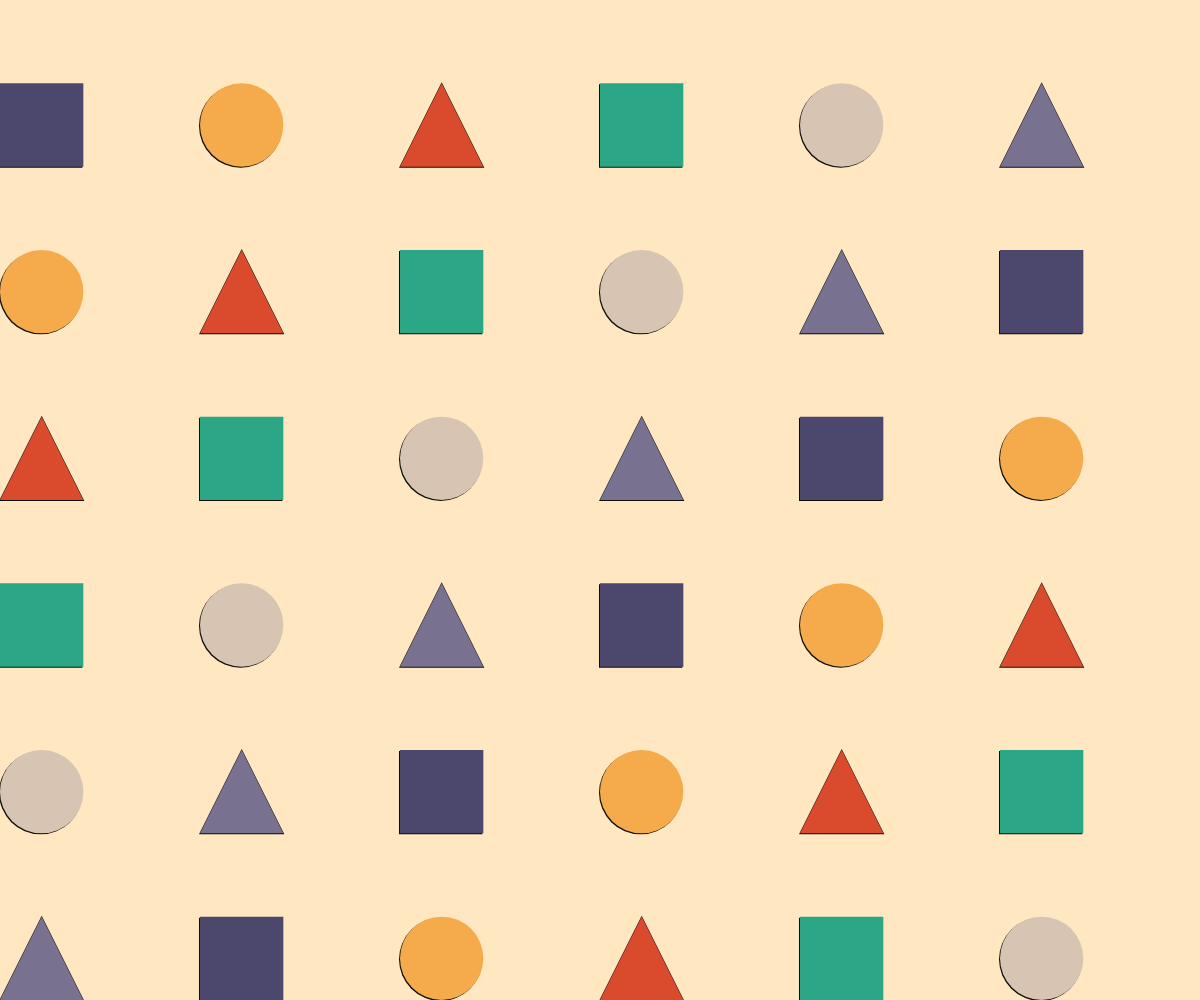
Frame 1 (no input)
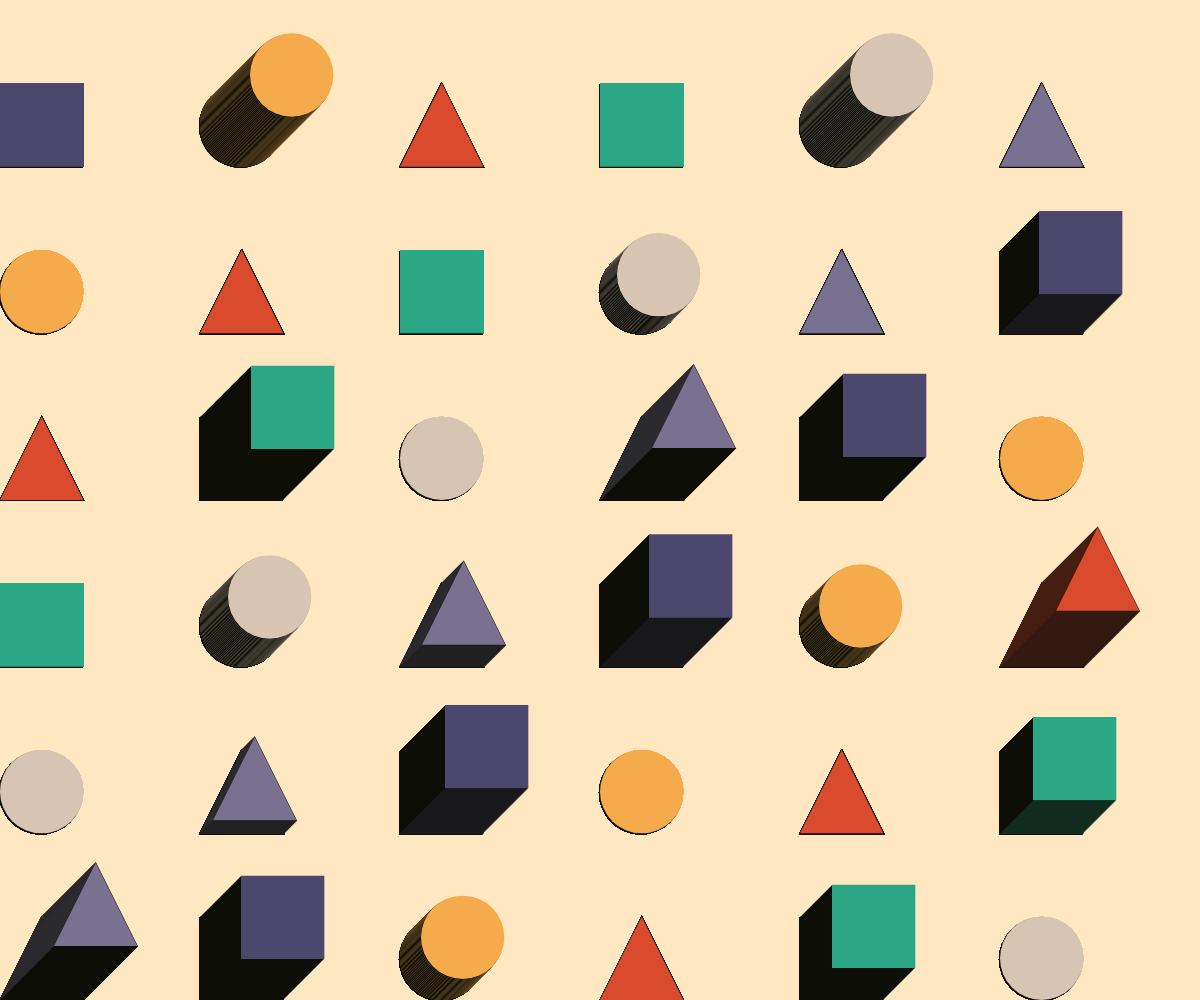
Frame 60 (no input)
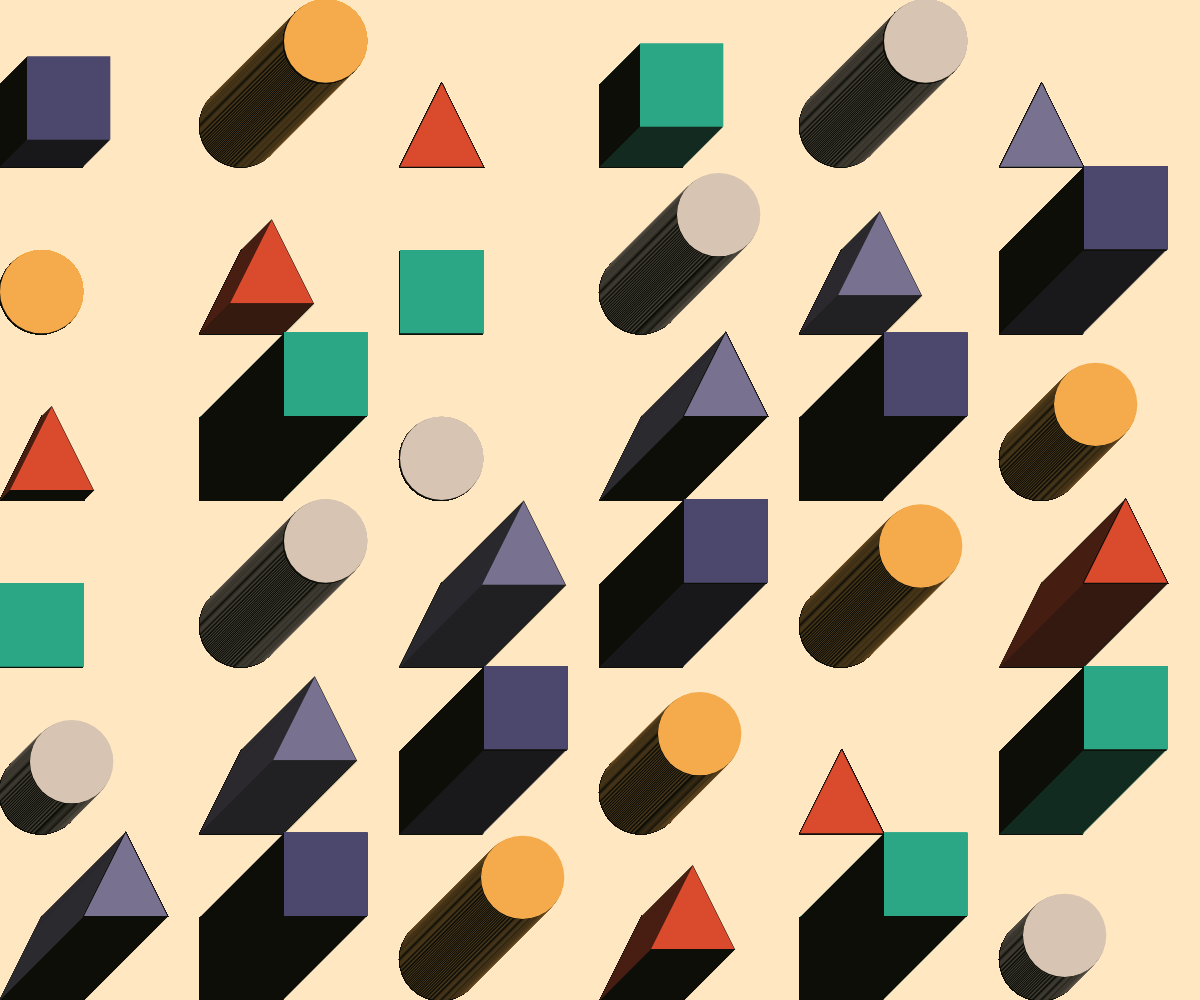
Frame 120 (the mouse pressed at the canvas centre since frame 60)

The p5.js sketch that drew these frames (run headless with seeded random() and noise() and a simulated clock; from frame 60 on, the mouse is pressed at the canvas centre):

// p5.js sketch
// ── sketch.js
let colors = ["#4C476C", "#F5AB4B", "#DA4B2E", "#2BA786", "#D7C4B2", "#797190"];
let grid = 6;
let shapes = [];


function setup() {
  createCanvas(windowWidth, windowHeight); // canvas del tamaño de la ventana
  background("#ffe7c1");
  noStroke();

  // distribuyo figuras en la grilla
  for (let y = height / grid / 2; y < height; y += height / grid) { //recorro el eje y para ubicar las filas
    for (let x = 0; x < width; x += width / grid) { //recorro el eje x para ubicar las columnas
      let colorIndex = (x / (width / grid) + floor(y / (height / grid))) % colors.length; //calculo el índice del color basado en la posición
      let c = colors[colorIndex]; //asigno el color
      // alternar entre 3 figuras: cuadrado, círculo y triángulo
      let shapeType = (x / (width / grid) + floor(y / (height / grid))) % 3; // determino que figura dibujar
      if (shapeType === 0) {
        shapes.push(new Box(x, y, c)); // 0 es cuadrado
      } else if (shapeType === 1) {
        shapes.push(new CircleShape(x, y, c)); // 1 es círculo
      } else {
        shapes.push(new TriangleShape(x, y, c)); // 2 es triángulo
      }
    }
  }
}

function draw() {
  shapes.forEach((shape) => { // recorro todas las figuras
    shape.show(); // dibujo la figura
    shape.move && shape.move(); // si tiene método move, lo llamo
    if (shape.speed !== undefined && random(1) < 0.01) shape.speed = 1; // inicio el movimiento aleatoriamente
  });
}

// clase base para las figuras
class ShapeBase {
  constructor(x, y, color) {  // constructor común para todas las figuras
    this.start = x;
    this.x = x;
    this.y = y;
    this.speed = 0;
    this.size = min(width, height) / grid / 2;
    this.color = color;
  }
  move() { // método de movimiento común
    if (this.x < this.start + this.size) {
      this.x += this.speed;
      this.y -= this.speed;
    }
  }
}

// figura 1: cuadrado
class Box extends ShapeBase {
  show() { 
    fill("#0d0e08");
    square(this.x - 1, this.y + 1, this.size);
    fill(this.color);
    square(this.x, this.y, this.size);
  }
}

// figura 2: círculo
class CircleShape extends ShapeBase {
  show() {
    fill("#0d0e08");
    ellipse(this.x + this.size / 2 - 1, this.y + this.size / 2 + 1, this.size);
    fill(this.color);
    ellipse(this.x + this.size / 2, this.y + this.size / 2, this.size);
  }
}

// figura 3: triángulo
class TriangleShape extends ShapeBase {
  show() {
    fill("#0d0e08");
    triangle(
      this.x - 1, this.y + this.size + 1,
      this.x + this.size / 2, this.y - 1,
      this.x + this.size + 1, this.y + this.size + 1
    );
    fill(this.color);
    triangle(
      this.x, this.y + this.size,
      this.x + this.size / 2, this.y,
      this.x + this.size, this.y + this.size
    );
  }
}

// ── style.css
html, body {
  margin: 0;
  padding: 0;
  background: #f3f1ec;
}

canvas {
  display: block;
}
